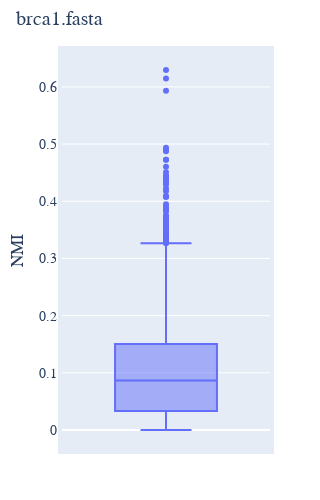

Notebook source saved alongside this figure:
### Markdown cell above
## Display coevolution scores as a Boxplot

### Code cell
coevo = aln.coevolution(show_progress=False, drawable='box')
coevo.show(width=300)

### Figure 1 — Plotly figure (JSON) as saved in the notebook; plotly's stock layout.template omitted (floating-point values rounded to 4 significant figures; data arrays with more than 128 entries replaced by an {"elided": "..."} marker saying what was removed)
{"data": [{"name": "", "showlegend": false, "type": "box", "y": {"elided": "10000 float values"}}], "layout": {"autosize": false, "font": {"family": "Balto", "size": 14}, "height": 500, "hovermode": "closest", "margin": {"b": 50, "l": 50, "pad": 4, "r": 50, "t": 50}, "showlegend": true, "title": {"text": "brca1.fasta"}, "width": 300, "xaxis": {"visible": true}, "yaxis": {"title": {"text": "NMI"}, "visible": true}}}
